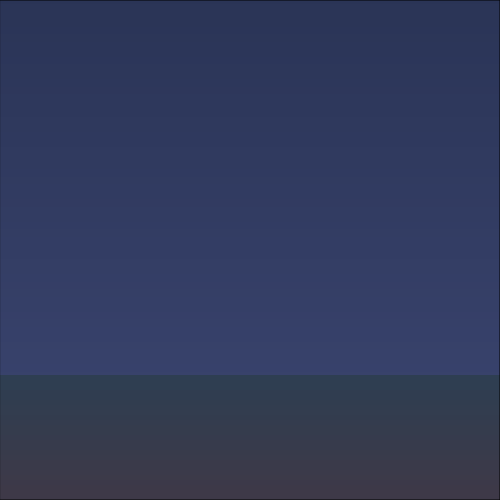
Frame 1 (no input)
Frame 60 (no input): identical to frame 1, image omitted
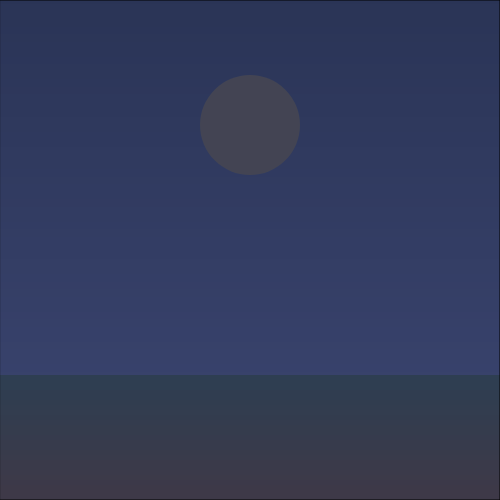
Frame 120 (the mouse pressed at the canvas centre since frame 60)

The p5.js sketch that drew these frames (run headless with seeded random() and noise() and a simulated clock; from frame 60 on, the mouse is pressed at the canvas centre):

// p5.js sketch
// ── sketch.js
var main_canvas;
var k_alph;
var slid1;
var stars_num = 30;

//beginPalette
var col = [];
col[0] = { r: 185, g: 223, b: 255 }
col[1] = { r: 168, g: 232, b: 194 }
col[2] = { r: 245, g: 255, b: 198 }
col[3] = { r: 232, g: 211, b: 169 }
col[4] = { r: 255, g: 195, b: 185 }
//endPalette

var stars = [];

var flr = {
    render: function () {
        push();
        rect_grd(3 * main_canvas.height / 4, main_canvas.height, col[1].r, col[1].g, col[1].b, col[3].r, col[3].g, col[3].b, 5);
        pop();
    }
};

var sun = {
    update: function () {
        this.h = map(mouseX, 0, main_canvas.width / 2, main_canvas.height, main_canvas.height / 4)
    }, 
    render: function () {
        push();
        noStroke();
        fill(245, 255, 198);
        ellipse(main_canvas.width / 2, this.h, 100, 100);
        pop();
    }
};

var moon = {
    update: function () {
        this.h = map(mouseX, 4*main_canvas.width / 5, main_canvas.width, main_canvas.height, main_canvas.height / 4)
    }, 
    render: function () {
        push();
        noStroke();
        fill(255);
        ellipse(main_canvas.width / 2, this.h, 100, 100);
        pop();
    },
    
    render2: function() {
        this.alph = map(mouseX, 7.1*main_canvas.width/8, main_canvas.width, 0, 210);
        push();
        noStroke();
        fill(255, 255, 255, this.alph);
        ellipse(main_canvas.width / 2, this.h, 100, 100);
        /*textSize(32);
        fill(0, 0, 0, this.alph);
        textAlign(CENTER);
        text("DIO BESTIA", main_canvas.width /2, this.h);*/
        pop();
    }
};

var blend_layer = {
    update: function(){
        //notte -> aurora
        if (mouseX>=0 && mouseX<0.4*main_canvas.width/5){
            this.r = map(mouseX, 0, 0.4*main_canvas.width/5, 18, 186);
            this.g = map(mouseX, 0, 0.4*main_canvas.width/5, 17, 72);
            this.b = map(mouseX, 0, 0.4*main_canvas.width/5, 66, 140);
            this.alph = 200;
        }
        //aurora -> giorno
        if (mouseX>=0.4*main_canvas.width/5 && mouseX<2*main_canvas.width/5){
            this.alph = map(mouseX, 0.4*main_canvas.width/5, 2*main_canvas.width/5, 200, 0);
        }
        //giorno -> crepuscolo
        if (mouseX>=3*main_canvas.width/5 && mouseX<4.2*main_canvas.width/5){
            this.r = map(mouseX, 3*main_canvas.width/5, 4.2*main_canvas.width/5, 186, 186);
            this.g = map(mouseX, 3*main_canvas.width/5, 4.2*main_canvas.width/5, 72, 30);
            this.b = map(mouseX, 3*main_canvas.width/5, 4.2*main_canvas.width/5, 140, 14);
            this.alph = map(mouseX, 3*main_canvas.width/5, 4.2*main_canvas.width/5, 0, 150);
        }
        //crepuscolo -> notte
        if (mouseX>=4.2*main_canvas.width/5 && mouseX<=main_canvas.width){
            this.r = map(mouseX, 4.2*main_canvas.width/5, main_canvas.width, 186, 18);
            this.g = map(mouseX, 4.2*main_canvas.width/5, main_canvas.width, 30, 17);
            this.b = map(mouseX, 4.2*main_canvas.width/5, main_canvas.width, 14, 66);
            this.alph = map(mouseX, 4.2*main_canvas.width/5, main_canvas.width, 150, 200);
        }
        //blending mode
        this.bmode = MULTIPLY; 
    },
    
    render: function () {
        push();
        blendMode(this.bmode);
        fill(this.r, this.g, this.b, this.alph);
        rect(0, 0, main_canvas.width, main_canvas.height);
        pop();
    }
}

function setup() {
    main_canvas = createCanvas(500, 500);
    slid1 = createSlider(0, 100, 30, 1);
    slid1.position(main_canvas.width + 20, 20);
    for (var i = 0; i < stars_num; i++){
        var star = new Star(round(random(20, main_canvas.width - 20)), round(random(20, 3*main_canvas.height/5)), round(random(1, 3)), round(random(50, 230)));
        stars.push(star);
    };
    console.log(stars);
}

function draw() {
    //brutalBg
    main_canvas.background(205, 245, 255);
    //grad_bg
    rect_grd(0, 3*main_canvas.height/4, 155, 195, 205, 205, 245, 255, 1);
    //starsRepop
    for (var i = stars.length; i < slid1.value(); i++){
        var star = new Star(round(random(20, (main_canvas.width - 20)), round(random(20, 3*main_canvas.height/5)), round(random(5, 10)), round(random(50, 230))));
        stars.push(star);
    }
    k_alph_up();
    //stars
    for (var i = 0; i < stars.length; i++){
        stars[i].update;
        stars[i].render;
        if (stars[i].alph = 0){
            stars.splice(i, 1);
        }
    }
    console.log(stars.length);
    
    //sun
    sun.update();
    sun.render();
    //moon
    moon.update();
    moon.render();
    //floor
    flr.render();
    //blend
    blend_layer.update();
    blend_layer.render();
    //moon2
    moon.render2();
}

function rect_grd(y1, y2, r1, g1, b1, r2, g2, b2, recthi) {
    var dur = (y2 - y1) / recthi;
    for (var i = 0; i < dur; i++) {
        push();
        noStroke();
        fill(r1 + i * ((r2 - r1) / dur), g1 + i * ((g2 - g1) / dur), b1 + i * ((b2 - b1) / dur));
        rect(0, y1 + i * recthi, main_canvas.width, recthi)
        pop();
    }
}

function Star(x, y, r, alph) {
    this.x = x;
    this.y = y;
    this.r = r;
    this.alph = alph;
    
    this.update = function(){
        this.alph = this.alph + round(random(-5, 5)) - k_alph;
    };
    
    this.render = function(){
        push();
        fill(255, 255, 255, this.alph);
        ellipse(this.x, this.y, this.r, this.r);
        pop();
    }
}

function k_alph_up(){
    //notte -> aurora
        if (mouseX>=0 && mouseX<0.4*main_canvas.width/5){
            k_alph = map(mouseX, 0, 0.4*main_canvas.width/5, 0, 255);
        }
    //crepuscolo -> notte
        if (mouseX>=4.2*main_canvas.width/5 && mouseX<=main_canvas.width){
            k_alph = map(mouseX, 4.2*main_canvas.width/5, main_canvas.width, 255, 0);
        }
}
